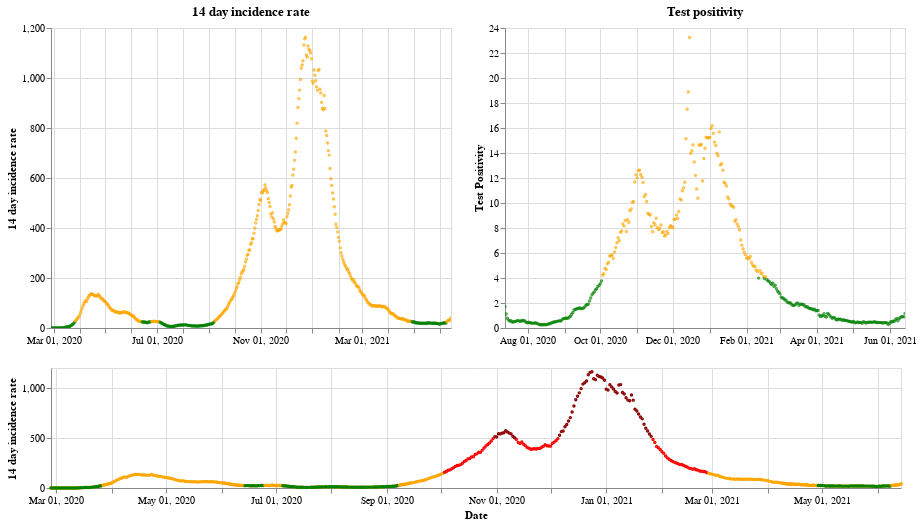

This figure's notebook cell:
### Markdown cell above
## Wales

### Code cell
plot_traffic_light('Wales')

### Figure 1 — Vega-Lite specification as saved in the notebook (floating-point values rounded to 4 significant figures; data arrays with more than 128 entries replaced by an {"elided": "..."} marker saying what was removed)
{"config": {"view": {"continuousWidth": 400, "continuousHeight": 300}}, "vconcat": [{"hconcat": [{"mark": {"type": "point", "size": 2}, "encoding": {"color": {"condition": {"value": "green", "test": "(datum.twoWeeklyCasesRate <= 25)"}, "value": "orange"}, "tooltip": [{"type": "nominal", "field": "areaName"}, {"type": "temporal", "field": "date"}, {"type": "quantitative", "field": "twoWeeklyCasesRate"}, {"type": "quantitative", "field": "testPositivity"}], "x": {"type": "temporal", "axis": {"title": ""}, "field": "date", "scale": {"domain": {"selection": "DateBrush"}}, "timeUnit": "yearmonthdate"}, "y": {"type": "quantitative", "axis": {"title": "14 day incidence rate"}, "field": "twoWeeklyCasesRate"}}, "title": "14 day incidence rate", "width": 400}, {"mark": {"type": "point", "size": 2}, "encoding": {"color": {"condition": {"value": "green", "test": "(datum.testPositivity <= 4)"}, "value": "orange"}, "tooltip": [{"type": "nominal", "field": "areaName"}, {"type": "temporal", "field": "date"}, {"type": "quantitative", "field": "twoWeeklyCasesRate"}, {"type": "quantitative", "field": "testPositivity"}], "x": {"type": "temporal", "axis": {"title": ""}, "field": "date", "scale": {"domain": {"selection": "DateBrush"}}, "timeUnit": "yearmonthdate"}, "y": {"type": "quantitative", "axis": {"title": "Test Positivity"}, "field": "testPositivity"}}, "title": "Test positivity", "width": 400}]}, {"layer": [{"mark": {"type": "point", "size": 2}, "encoding": {"color": {"condition": {"value": "orange", "test": "((50 && datum.twoWeeklyCasesRate) < 150)"}, "value": "red"}, "opacity": {"condition": {"value": 1, "test": "((50 && datum.twoWeeklyCasesRate) < 500)"}, "value": 0}, "tooltip": [{"type": "nominal", "field": "areaName"}, {"type": "temporal", "field": "date"}, {"type": "quantitative", "field": "twoWeeklyCasesRate"}, {"type": "quantitative", "field": "testPositivity"}], "x": {"type": "temporal", "axis": {"title": "Date"}, "field": "date", "timeUnit": "yearmonthdate"}, "y": {"type": "quantitative", "axis": {"title": "14 day incidence rate"}, "field": "twoWeeklyCasesRate"}}, "selection": {"DateBrush": {"type": "interval", "encodings": ["x"], "fields": ["Time"]}}, "width": 850}, {"mark": {"type": "point", "size": 2}, "encoding": {"color": {"value": "darkred"}, "opacity": {"condition": {"value": 1, "test": "(datum.twoWeeklyCasesRate >= 500)"}, "value": 0}, "tooltip": [{"type": "nominal", "field": "areaName"}, {"type": "temporal", "field": "date"}, {"type": "quantitative", "field": "twoWeeklyCasesRate"}, {"type": "quantitative", "field": "testPositivity"}], "x": {"type": "temporal", "axis": {"title": "Date"}, "field": "date", "timeUnit": "yearmonthdate"}, "y": {"type": "quantitative", "axis": {"title": "14 day incidence rate"}, "field": "twoWeeklyCasesRate"}}, "width": 400}, {"mark": {"type": "point", "size": 2}, "encoding": {"color": {"condition": {"value": "green", "test": "((4 && datum.twoWeeklyCasesRate) < 25)"}, "value": "orange"}, "opacity": {"condition": {"value": 1, "test": "(datum.twoWeeklyCasesRate < 50)"}, "value": 0}, "tooltip": [{"type": "nominal", "field": "areaName"}, {"type": "temporal", "field": "date"}, {"type": "quantitative", "field": "twoWeeklyCasesRate"}, {"type": "quantitative", "field": "testPositivity"}], "x": {"type": "temporal", "axis": {"title": "Date"}, "field": "date", "timeUnit": "yearmonthdate"}, "y": {"type": "quantitative", "axis": {"title": "14 day incidence rate"}, "field": "twoWeeklyCasesRate"}}, "width": 400}], "height": 120, "width": 800}], "data": {"name": "data-f80dd1353b3f936f5b6b13925983c6af"}, "$schema": "https://vega.github.io/schema/vega-lite/v4.8.1.json", "datasets": {"data-f80dd1353b3f936f5b6b13925983c6af": {"elided": "474 records"}}}
